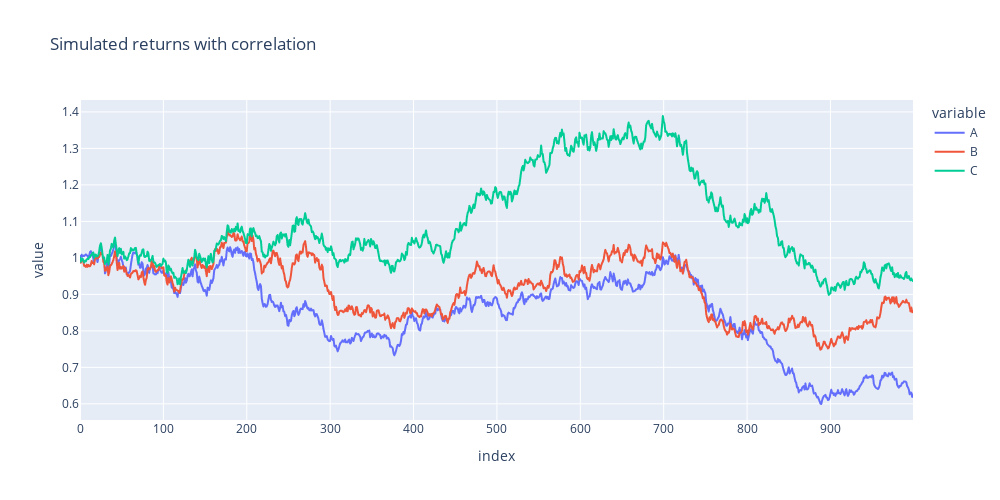

Write notebook code for a chart like this one.
### Markdown cell above
### Visualizing Correlated Results

### Code cell
sim_cum_rets_plot = px.line((1+sim_corr_rets).cumprod(), title='Simulated returns with correlation', width=1000, height=500)
sim_cum_rets_plot.show()

### Figure 1 — Plotly figure (JSON) as saved in the notebook; plotly's stock layout.template omitted (floating-point values rounded to 4 significant figures; data arrays with more than 128 entries replaced by an {"elided": "..."} marker saying what was removed)
{"data": [{"hovertemplate": "variable=A<br>index=%{x}<br>value=%{y}<extra></extra>", "legendgroup": "A", "line": {"color": "#636efa", "dash": "solid"}, "marker": {"symbol": "circle"}, "mode": "lines", "name": "A", "showlegend": true, "type": "scattergl", "x": {"elided": "1000 int values"}, "xaxis": "x", "y": {"elided": "1000 float values"}, "yaxis": "y"}, {"hovertemplate": "variable=B<br>index=%{x}<br>value=%{y}<extra></extra>", "legendgroup": "B", "line": {"color": "#EF553B", "dash": "solid"}, "marker": {"symbol": "circle"}, "mode": "lines", "name": "B", "showlegend": true, "type": "scattergl", "x": {"elided": "1000 int values"}, "xaxis": "x", "y": {"elided": "1000 float values"}, "yaxis": "y"}, {"hovertemplate": "variable=C<br>index=%{x}<br>value=%{y}<extra></extra>", "legendgroup": "C", "line": {"color": "#00cc96", "dash": "solid"}, "marker": {"symbol": "circle"}, "mode": "lines", "name": "C", "showlegend": true, "type": "scattergl", "x": {"elided": "1000 int values"}, "xaxis": "x", "y": {"elided": "1000 float values"}, "yaxis": "y"}], "layout": {"height": 500, "legend": {"title": {"text": "variable"}, "tracegroupgap": 0}, "title": {"text": "Simulated returns with correlation"}, "width": 1000, "xaxis": {"anchor": "y", "domain": [0, 1], "title": {"text": "index"}}, "yaxis": {"anchor": "x", "domain": [0, 1], "title": {"text": "value"}}}}
